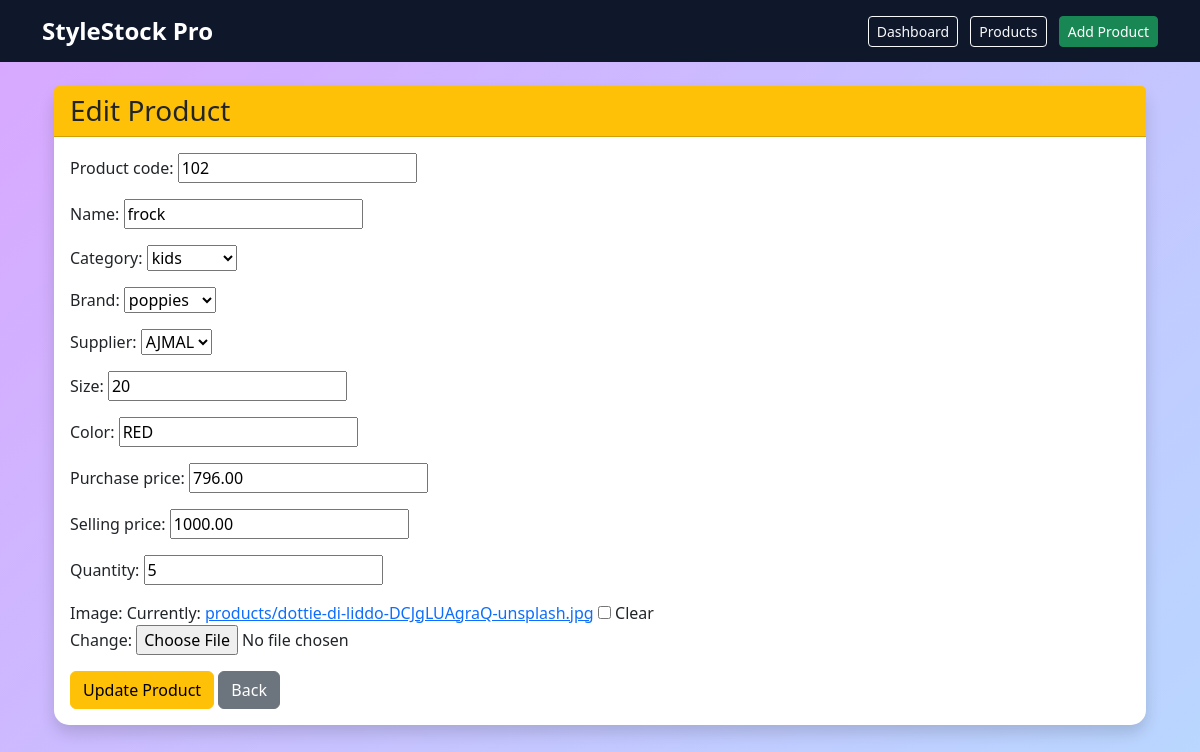
The app's page /products/edit/2/ with its own data.
### products/models.py (models this page shows, shortened)
class Product(models.Model):
    product_code = models.CharField(max_length=20, unique=True)
    name = models.CharField(max_length=200)
    category = models.ForeignKey(Category, on_delete=models.CASCADE)
    brand = models.ForeignKey(Brand, on_delete=models.CASCADE)
    supplier = models.ForeignKey(Supplier, on_delete=models.CASCADE)
    size = models.CharField(max_length=20)
    color = models.CharField(max_length=30)
    purchase_price = models.DecimalField(max_digits=10, decimal_places=2)
    selling_price = models.DecimalField(max_digits=10, decimal_places=2)
    quantity = models.IntegerField(default=0)
    image = models.ImageField(
        upload_to='products/',
        blank=True,
        null=True
    )

class Category(models.Model):
    name = models.CharField(max_length=100)
    def __str__(self):
        return self.name

class Brand(models.Model):
    name = models.CharField(max_length=100)
    def __str__(self):
        return self.name

class Supplier(models.Model):
    name = models.CharField(max_length=100)
    phone = models.CharField(max_length=20)
    def __str__(self):
        return self.name

### products/views.py (the view)
# urls.py: path('products/edit/<int:id>/', edit_product, name='edit_product'),
def edit_product(request, id):
    product = Product.objects.get(id=id)
    if request.method == 'POST':
        form = ProductForm(
            request.POST,
            request.FILES,
            instance=product
        )
        if form.is_valid():
            form.save()
            return redirect('product_list')
    else:
        form = ProductForm(instance=product)
    return render(request, 'edit_product.html', {
        'form': form
    })

### products/forms.py
class ProductForm(forms.ModelForm):
    class Meta:
        model = Product
        fields = '__all__'

### templates/edit_product.html (shortened to what this page needs)
{% extends 'base.html' %}
{% block content %}
<div class="container mt-4">
    <div class="card shadow">
        <div class="card-header bg-warning">
            <h3 class="mb-0">Edit Product</h3>
        </div>
        <div class="card-body">
            <form method="POST" enctype="multipart/form-data">
                {{ form.as_p }}
                <button type="submit" class="btn btn-warning">
                    Update Product
                </button>
                <a href="/products/" class="btn btn-secondary">
                    Back
                </a>
            </form>
        </div>
    </div>
</div>
{% endblock %}

### static/css/style.css (style rules this page uses)
body { background: linear-gradient(135deg, #d9a7ff, #b8d8ff); min-height: 100vh; }
.container { position: relative; z-index: 2; }
.card { border: none; border-radius: 15px; box-shadow: 0px 4px 20px rgba(0,0,0,0.1); }

### records on screen
Product: product_code "102", name "frock", category "kids", brand "poppies", supplier "AJMAL", size "20", color "RED", purchase_price "796.00", selling_price "1000.00", quantity "5"
